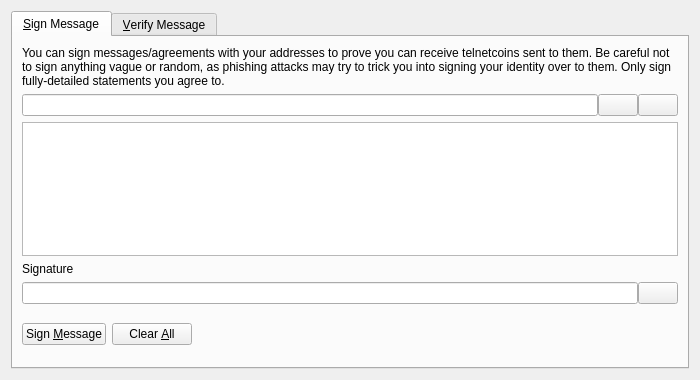
<?xml version="1.0" encoding="UTF-8"?>
<ui version="4.0">
 <class>SignVerifyMessageDialog</class>
 <widget class="QDialog" name="SignVerifyMessageDialog">
  <property name="geometry">
   <rect>
    <x>0</x>
    <y>0</y>
    <width>700</width>
    <height>380</height>
   </rect>
  </property>
  <property name="windowTitle">
   <string>Signatures - Sign / Verify a Message</string>
  </property>
  <property name="modal">
   <bool>true</bool>
  </property>
  <layout class="QVBoxLayout" name="verticalLayout">
   <item>
    <widget class="QTabWidget" name="tabWidget">
     <property name="currentIndex">
      <number>0</number>
     </property>
     <widget class="QWidget" name="tabSignMessage">
      <attribute name="title">
       <string>&amp;Sign Message</string>
      </attribute>
      <layout class="QVBoxLayout" name="verticalLayout_SM">
       <item>
        <widget class="QLabel" name="infoLabel_SM">
         <property name="text">
          <string>You can sign messages/agreements with your addresses to prove you can receive telnetcoins sent to them. Be careful not to sign anything vague or random, as phishing attacks may try to trick you into signing your identity over to them. Only sign fully-detailed statements you agree to.</string>
         </property>
         <property name="textFormat">
          <enum>Qt::PlainText</enum>
         </property>
         <property name="wordWrap">
          <bool>true</bool>
         </property>
        </widget>
       </item>
       <item>
        <layout class="QHBoxLayout" name="horizontalLayout_1_SM">
         <property name="spacing">
          <number>0</number>
         </property>
         <item>
          <widget class="QValidatedLineEdit" name="addressIn_SM">
           <property name="toolTip">
            <string>The Telnetcoin address to sign the message with</string>
           </property>
          </widget>
         </item>
         <item>
          <widget class="QPushButton" name="addressBookButton_SM">
           <property name="toolTip">
            <string>Choose previously used address</string>
           </property>
           <property name="text">
            <string/>
           </property>
           <property name="icon">
            <iconset resource="../bitcoin.qrc">
             <normaloff>:/icons/address-book</normaloff>:/icons/address-book</iconset>
           </property>
           <property name="shortcut">
            <string>Alt+A</string>
           </property>
           <property name="autoDefault">
            <bool>false</bool>
           </property>
          </widget>
         </item>
         <item>
          <widget class="QPushButton" name="pasteButton_SM">
           <property name="toolTip">
            <string>Paste address from clipboard</string>
           </property>
           <property name="text">
            <string/>
           </property>
           <property name="icon">
            <iconset resource="../bitcoin.qrc">
             <normaloff>:/icons/editpaste</normaloff>:/icons/editpaste</iconset>
           </property>
           <property name="shortcut">
            <string>Alt+P</string>
           </property>
           <property name="autoDefault">
            <bool>false</bool>
           </property>
          </widget>
         </item>
        </layout>
       </item>
       <item>
        <widget class="QPlainTextEdit" name="messageIn_SM">
         <property name="toolTip">
          <string>Enter the message you want to sign here</string>
         </property>
        </widget>
       </item>
       <item>
        <widget class="QLabel" name="signatureLabel_SM">
         <property name="text">
          <string>Signature</string>
         </property>
         <property name="textFormat">
          <enum>Qt::PlainText</enum>
         </property>
        </widget>
       </item>
       <item>
        <layout class="QHBoxLayout" name="horizontalLayout_2_SM">
         <property name="spacing">
          <number>0</number>
         </property>
         <item>
          <widget class="QLineEdit" name="signatureOut_SM">
           <property name="font">
            <font>
             <italic>true</italic>
            </font>
           </property>
           <property name="readOnly">
            <bool>true</bool>
           </property>
          </widget>
         </item>
         <item>
          <widget class="QPushButton" name="copySignatureButton_SM">
           <property name="toolTip">
            <string>Copy the current signature to the system clipboard</string>
           </property>
           <property name="text">
            <string/>
           </property>
           <property name="icon">
            <iconset resource="../bitcoin.qrc">
             <normaloff>:/icons/editcopy</normaloff>:/icons/editcopy</iconset>
           </property>
           <property name="autoDefault">
            <bool>false</bool>
           </property>
          </widget>
         </item>
        </layout>
       </item>
       <item>
        <layout class="QHBoxLayout" name="horizontalLayout_3_SM">
         <item>
          <widget class="QPushButton" name="signMessageButton_SM">
           <property name="toolTip">
            <string>Sign the message to prove you own this Telnetcoin address</string>
           </property>
           <property name="text">
            <string>Sign &amp;Message</string>
           </property>
           <property name="icon">
            <iconset resource="../bitcoin.qrc">
             <normaloff>:/icons/edit</normaloff>:/icons/edit</iconset>
           </property>
           <property name="autoDefault">
            <bool>false</bool>
           </property>
          </widget>
         </item>
         <item>
          <widget class="QPushButton" name="clearButton_SM">
           <property name="toolTip">
            <string>Reset all sign message fields</string>
           </property>
           <property name="text">
            <string>Clear &amp;All</string>
           </property>
           <property name="icon">
            <iconset resource="../bitcoin.qrc">
             <normaloff>:/icons/remove</normaloff>:/icons/remove</iconset>
           </property>
           <property name="autoDefault">
            <bool>false</bool>
           </property>
          </widget>
         </item>
         <item>
          <spacer name="horizontalSpacer_1_SM">
           <property name="orientation">
            <enum>Qt::Horizontal</enum>
           </property>
           <property name="sizeHint" stdset="0">
            <size>
             <width>40</width>
             <height>48</height>
            </size>
           </property>
          </spacer>
         </item>
         <item>
          <widget class="QLabel" name="statusLabel_SM">
           <property name="font">
            <font>
             <weight>75</weight>
             <bold>true</bold>
            </font>
           </property>
           <property name="text">
            <string/>
           </property>
           <property name="wordWrap">
            <bool>true</bool>
           </property>
          </widget>
         </item>
         <item>
          <spacer name="horizontalSpacer_2_SM">
           <property name="orientation">
            <enum>Qt::Horizontal</enum>
           </property>
           <property name="sizeHint" stdset="0">
            <size>
             <width>40</width>
             <height>48</height>
            </size>
           </property>
          </spacer>
         </item>
        </layout>
       </item>
      </layout>
     </widget>
     <widget class="QWidget" name="tabVerifyMessage">
      <attribute name="title">
       <string>&amp;Verify Message</string>
      </attribute>
      <layout class="QVBoxLayout" name="verticalLayout_VM">
       <item>
        <widget class="QLabel" name="infoLabel_VM">
         <property name="text">
          <string>Enter the receiver's address, message (ensure you copy line breaks, spaces, tabs, etc. exactly) and signature below to verify the message. Be careful not to read more into the signature than what is in the signed message itself, to avoid being tricked by a man-in-the-middle attack. Note that this only proves the signing party receives with the address, it cannot prove sendership of any transaction!</string>
         </property>
         <property name="textFormat">
          <enum>Qt::PlainText</enum>
         </property>
         <property name="alignment">
          <set>Qt::AlignLeading|Qt::AlignLeft|Qt::AlignTop</set>
         </property>
         <property name="wordWrap">
          <bool>true</bool>
         </property>
        </widget>
       </item>
       <item>
        <layout class="QHBoxLayout" name="horizontalLayout_1_VM">
         <property name="spacing">
          <number>0</number>
         </property>
         <item>
          <widget class="QValidatedLineEdit" name="addressIn_VM">
           <property name="toolTip">
            <string>The Telnetcoin address the message was signed with</string>
           </property>
          </widget>
         </item>
         <item>
          <widget class="QPushButton" name="addressBookButton_VM">
           <property name="toolTip">
            <string>Choose previously used address</string>
           </property>
           <property name="text">
            <string/>
           </property>
           <property name="icon">
            <iconset resource="../bitcoin.qrc">
             <normaloff>:/icons/address-book</normaloff>:/icons/address-book</iconset>
           </property>
           <property name="shortcut">
            <string>Alt+A</string>
           </property>
           <property name="autoDefault">
            <bool>false</bool>
           </property>
          </widget>
         </item>
        </layout>
       </item>
       <item>
        <widget class="QPlainTextEdit" name="messageIn_VM"/>
       </item>
       <item>
        <widget class="QValidatedLineEdit" name="signatureIn_VM"/>
       </item>
       <item>
        <layout class="QHBoxLayout" name="horizontalLayout_2_VM">
         <item>
          <widget class="QPushButton" name="verifyMessageButton_VM">
           <property name="toolTip">
            <string>Verify the message to ensure it was signed with the specified Telnetcoin address</string>
           </property>
           <property name="text">
            <string>Verify &amp;Message</string>
           </property>
           <property name="icon">
            <iconset resource="../bitcoin.qrc">
             <normaloff>:/icons/transaction_0</normaloff>:/icons/transaction_0</iconset>
           </property>
           <property name="autoDefault">
            <bool>false</bool>
           </property>
          </widget>
         </item>
         <item>
          <widget class="QPushButton" name="clearButton_VM">
           <property name="toolTip">
            <string>Reset all verify message fields</string>
           </property>
           <property name="text">
            <string>Clear &amp;All</string>
           </property>
           <property name="icon">
            <iconset resource="../bitcoin.qrc">
             <normaloff>:/icons/remove</normaloff>:/icons/remove</iconset>
           </property>
           <property name="autoDefault">
            <bool>false</bool>
           </property>
          </widget>
         </item>
         <item>
          <spacer name="horizontalSpacer_1_VM">
           <property name="orientation">
            <enum>Qt::Horizontal</enum>
           </property>
           <property name="sizeHint" stdset="0">
            <size>
             <width>40</width>
             <height>48</height>
            </size>
           </property>
          </spacer>
         </item>
         <item>
          <widget class="QLabel" name="statusLabel_VM">
           <property name="font">
            <font>
             <weight>75</weight>
             <bold>true</bold>
            </font>
           </property>
           <property name="text">
            <string/>
           </property>
           <property name="wordWrap">
            <bool>true</bool>
           </property>
          </widget>
         </item>
         <item>
          <spacer name="horizontalSpacer_2_VM">
           <property name="orientation">
            <enum>Qt::Horizontal</enum>
           </property>
           <property name="sizeHint" stdset="0">
            <size>
             <width>40</width>
             <height>48</height>
            </size>
           </property>
          </spacer>
         </item>
        </layout>
       </item>
      </layout>
     </widget>
    </widget>
   </item>
  </layout>
 </widget>
 <customwidgets>
  <customwidget>
   <class>QValidatedLineEdit</class>
   <extends>QLineEdit</extends>
   <header>qt/qvalidatedlineedit.h</header>
  </customwidget>
 </customwidgets>
 <resources>
  <include location="../bitcoin.qrc"/>
 </resources>
 <connections/>
</ui>
